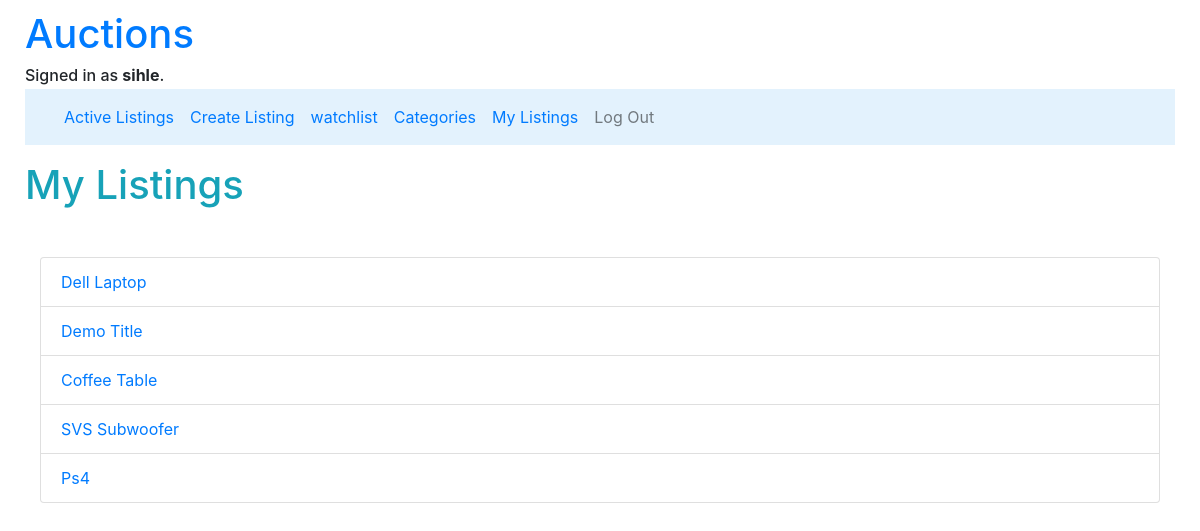
Screenshot of /mylistings (signed in) with the database file from the repository.
### auctions/models.py (models this page shows, shortened)
class User(AbstractUser):
    mobile = models.BigIntegerField(null = True)
    listings = models.ManyToManyField("Listing", blank=True, related_name="user_listings")
    bids = models.ManyToManyField("Bid", blank=True, related_name="user_bids")

class Listing(models.Model):
    title = models.CharField(max_length= 30)
    description = models.CharField(max_length= 200)
    creator = models.ForeignKey(User, on_delete=models.CASCADE, related_name="user", null=True)
    bid = models.ManyToManyField("Bid", related_name="current_bid", null=True)
    bidders = models.ManyToManyField(User, blank=True, related_name="buyers")
    pub_date = models.DateField(default=date.today)
    mod_date = models.DateField(default=date.today)
    comments = models.ManyToManyField("Comment", related_name="listing_comments", null=True, blank=True)
    category = models.ManyToManyField("Category", related_name="listing_category", null=True)
    active = models.BooleanField(default=True)
    winner = models.ForeignKey(User, on_delete=models.CASCADE, related_name="sold", null=True)
    listing_image = models.ImageField(null=True, blank=True, upload_to="Images/listings_pics")

### auctions/views.py (the view)
# urls.py: path("mylistings", views.my_listings, name="mylistings")
@login_required
def my_listings(request):
    if not request.user.is_authenticated:
        return render(request, "auctions/error.html", {"message": "You are not logged in, please log in first to view the page."})
    current_user = request.user
    return render(request, "auctions/mylistings.html", {"user_listings": Listing.objects.filter(creator_id=current_user)})

### auctions/templates/auctions/mylistings.html (shortened to what this page needs)
{% extends "auctions/layout.html" %}
{% block body %}
    <h1 class="display mb-5 mt-3 text-info">My Listings</h1>
    <div class="container-fluid">
        <div>
            <ul class="list-group">
                {% for listing in user_listings %}
                    <li class="list-group-item"><a href="listings/{{listing.id}}">{{listing.title}}</a></li>
                {% empty %}
                <li class="list-group-item"> You have not created any listings</li>
                {% endfor %}
            </ul>
        </div>
    </div>
{% endblock %}

### auctions/templates/auctions/layout.html (shortened to what this page needs)
{% load static %}
<!DOCTYPE html>
<html lang="en">
    <head>
        <link rel="stylesheet" href="https://stackpath.bootstrapcdn.com/bootstrap/4.4.1/css/bootstrap.min.css">
        <link href="{% static 'auctions/styles.css' %}" rel="stylesheet">
    </head>
    <div class="container-fluid">
        <body>
            <a href="{% url 'index' %}"><h1>Auctions</h1></a>
            <div>
                {% if user.is_authenticated %}
                    <h6 class="mb-1">Signed in as <strong>{{ user.username }}</strong>.</h5>
                {% else %}
                    Not signed in.
                {% endif %}
            </div>
            <nav class="navbar navbar-expand-lg navbar-light" style="background-color: #e3f2fd;">
                <div class="container-fluid">
                  <div class="collapse navbar-collapse" id="navbarNav">
                    <ul class="navbar-nav">
                        <li class="nav-item">
                            <a class="nav-link text-primary" href="{% url 'index' %}">Active Listings</a>
                        </li>
                        {% if user.is_authenticated %}
                            <li class="nav-item">
                                <a class="nav-link text-primary" href="{% url 'create' %}">Create Listing</a>
                            </li>
                            <li class="nav-item">
                                <a class="nav-link text-primary" href="{% url 'watchlist' %}">watchlist</a>
                            </li>
                            <li class="nav-item">
                                <a class="nav-link text-primary" href="{% url 'category' %}">Categories</a>
                            </li>
                            <li class="nav-item">
                                <a class="nav-link text-primary" href="{% url 'mylistings' %}">My Listings</a>
                            </li>
                            <li class="nav-item">
                                <a class="nav-link" href="{% url 'logout' %}">Log Out</a>
                            </li>
                        {% endif %}
                    </ul>
                    <br>
                  </div>
                </div>
              </nav>
            {% block body %}
            {% endblock %}
        </body>
    </div>
</html>

### auctions/static/auctions/styles.css (style rules this page uses)
body { padding: 10px; }

### rows the page displays
User: username "sihle"
Listing: title "Dell Laptop"
Listing: title "Demo Title"
Listing: title "Coffee Table"
Listing: title "SVS Subwoofer"
Listing: title "Ps4"
